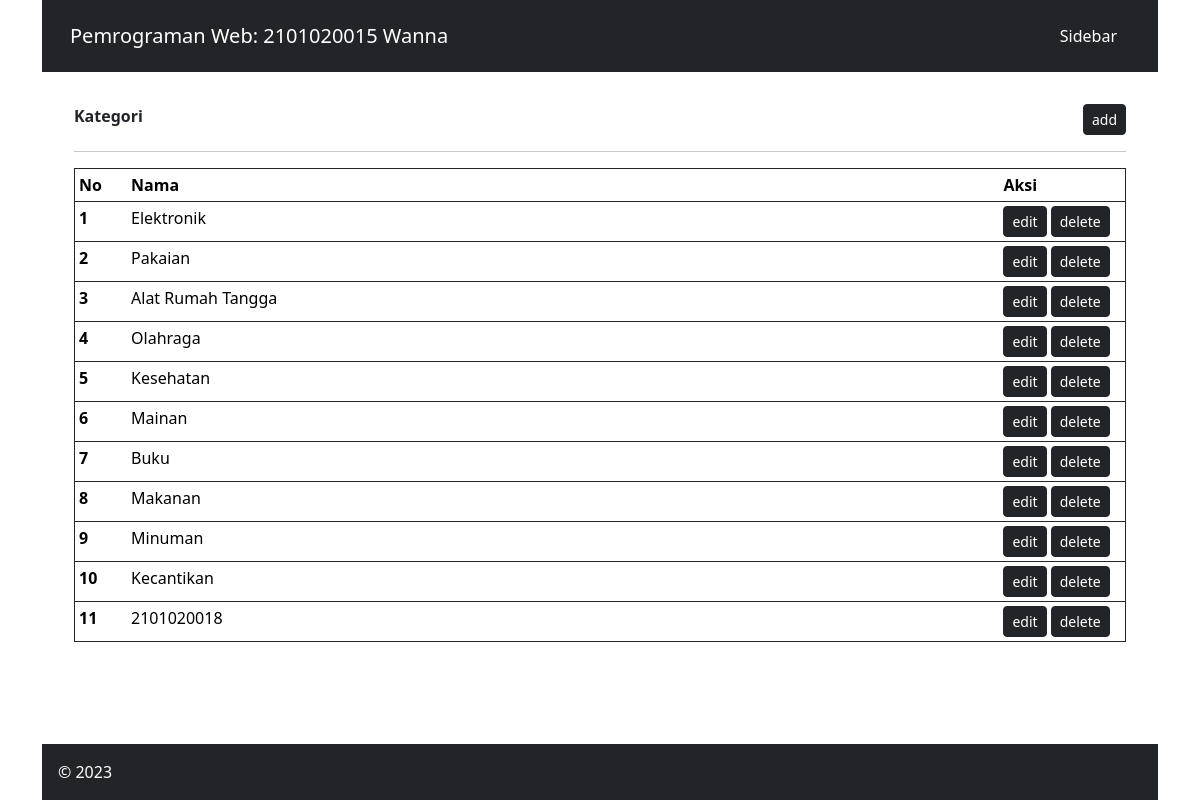
The page /admin/index.php?page=kategori on the database its author committed.
### tables this page shows
CREATE TABLE `kategori` (
  `id_kategori` int(11) NOT NULL,
  `nama_kategori` varchar(255) NOT NULL
);

### admin/kategori.php (the view)
<div class="row justify-content-between">
	<div class="col-10"><b>Kategori </b></div>
	<div class="col-2 d-flex justify-content-end align-items-end">
		<a href="index.php?page=kategori-add"><button class="btn btn-dark btn-sm" type="button">add</button></a>
	</div>
</div>
<hr>
<table class="table table-sm border border-dark">
	<thead class="thead-dark">
		<tr>
			<th scope="col" width="5%">No</th>
			<th scope="col">Nama</th>
			<th scope="col" width="12%">Aksi</th>
		</tr>
	</thead>
	<tbody>
		<?php
		$que   	= "SELECT * FROM kategori";
		$select = mysqli_query($con,$que);
		while($data= mysqli_fetch_array($select)){
			?>
			<tr>
				<th scope="row"><?php echo $data['id_kategori']; ?></th>
				<td><?php echo $data['nama_kategori']; ?></td>
				<td>
					<button class="btn btn-dark btn-sm" type="button">edit</button>
					<a href="index.php?page=kategori-del&id=<?php echo $data['id_kategori']; ?>"><button class="btn btn-dark btn-sm" type="button">delete</button></a>
				</td>
			</tr>
		<?php } ?>
	</tbody>
</table>

### admin/index.php (style rules this page uses)
html, body { height: 100%; }

### rows shown on the page
kategori: id_kategori "1", nama_kategori "Elektronik"
kategori: id_kategori "2", nama_kategori "Pakaian"
kategori: id_kategori "3", nama_kategori "Alat Rumah Tangga"
kategori: id_kategori "4", nama_kategori "Olahraga"
kategori: id_kategori "5", nama_kategori "Kesehatan"
kategori: id_kategori "6", nama_kategori "Mainan"
kategori: id_kategori "7", nama_kategori "Buku"
kategori: id_kategori "8", nama_kategori "Makanan"
kategori: id_kategori "9", nama_kategori "Minuman"
kategori: id_kategori "10", nama_kategori "Kecantikan"
kategori: id_kategori "11", nama_kategori "2101020018"
